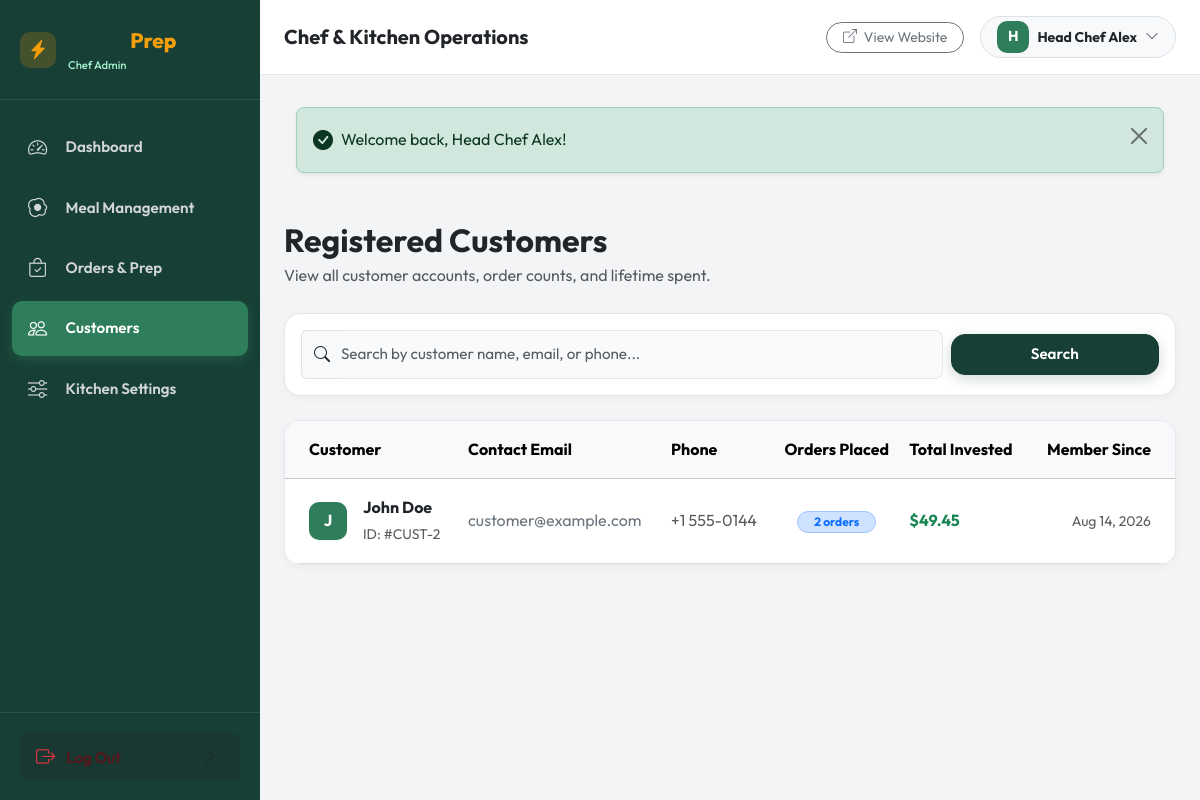
The page /admin/customers.php (signed in) on the database its author committed.
### tables this page shows
CREATE TABLE `users` (
  `id` INT AUTO_INCREMENT PRIMARY KEY,
  `name` VARCHAR(100) NOT NULL,
  `email` VARCHAR(120) NOT NULL UNIQUE,
  `phone` VARCHAR(30) NOT NULL,
  `password` VARCHAR(255) NOT NULL,
  `role` ENUM('customer', 'admin') NOT NULL DEFAULT 'customer',
  `created_at` TIMESTAMP DEFAULT CURRENT_TIMESTAMP
);

### admin/customers.php (the view, shortened to what this page needs)
<?php
require_once __DIR__ . '/../config/database.php';
require_once __DIR__ . '/../includes/functions.php';
$search = isset($_GET['search']) ? sanitize($_GET['search']) : '';
$sql = "
    SELECT u.*,
           COUNT(o.id) as order_count,
           COALESCE(SUM(o.total), 0) as total_spent
    FROM users u
    LEFT JOIN orders o ON (o.user_id = u.id OR o.customer_email = u.email)
    WHERE u.role = 'customer'
";
$params = [];
$sql .= " GROUP BY u.id ORDER BY u.id DESC";
$stmt = $pdo->prepare($sql);
$stmt->execute($params);
$customers = $stmt->fetchAll();
require_once __DIR__ . '/includes/header.php';
?>
<div class="d-flex flex-column flex-md-row justify-content-between align-items-md-center gap-3 mb-4">
  <div>
    <h2 class="fw-bold text-dark mb-1">Registered Customers</h2>
    <p class="text-muted mb-0">View all customer accounts, order counts, and lifetime spent.</p>
  </div>
</div>
<div class="admin-card p-3 mb-4">
  <form method="GET" action="customers.php" class="row g-2 align-items-center">
    <div class="col-md-9">
      <div class="input-group">
        <span class="input-group-text bg-light border-end-0"><i class="bi bi-search"></i></span>
        <input type="text" name="search" class="form-control form-control-custom border-start-0 ps-0" placeholder="Search by customer name, email, or phone..." value="<?= e($search) ?>">
      </div>
    </div>
    <div class="col-md-3 d-flex gap-2">
      <button type="submit" class="btn btn-primary-custom w-100 py-2">Search</button>
    </div>
  </form>
</div>
<div class="admin-card">
  <div class="admin-card-body p-0">
    <div class="table-responsive">
      <table class="table table-hover align-middle mb-0">
        <thead class="table-light">
          <tr>
            <th class="ps-4 py-3">Customer</th>
            <th class="py-3">Contact Email</th>
            <th class="py-3">Phone</th>
            <th class="py-3 text-center">Orders Placed</th>
            <th class="py-3">Total Invested</th>
            <th class="pe-4 py-3 text-end">Member Since</th>
          </tr>
        </thead>
        <tbody>
          <?php if (empty($customers)): ?>
            <tr>
              <td colspan="6" class="text-center py-5 text-muted">No customers found.</td>
            </tr>
          <?php else: ?>
            <?php foreach ($customers as $c): ?>
              <tr>
                <td class="ps-4 py-3">
                  <div class="d-flex align-items-center gap-3">
                    <div class="admin-avatar" style="width: 38px; height: 38px; font-size: 1rem;">
                      <?= strtoupper(substr($c['name'], 0, 1)) ?>
                    </div>
                    <div>
                      <strong class="text-dark d-block"><?= e($c['name']) ?></strong>
                      <small class="text-muted">ID: #CUST-<?= $c['id'] ?></small>
                    </div>
                  </div>
                </td>
                <td class="py-3 text-muted">
                  <a href="mailto:<?= e($c['email']) ?>" class="text-secondary"><?= e($c['email']) ?></a>
                </td>
                <td class="py-3 text-muted">
                  <?= e($c['phone']) ?>
                </td>
                <td class="py-3 text-center">
                  <span class="badge bg-primary-subtle text-primary border border-primary-subtle rounded-pill px-3 py-1">
                    <?= (int)$c['order_count'] ?> orders
                  </span>
                </td>
                <td class="py-3 fw-bold text-success">
                  <?= format_price($c['total_spent']) ?>
                </td>
                <td class="pe-4 py-3 text-end text-muted small">
                  <?= date('M d, Y', strtotime($c['created_at'])) ?>
                </td>
              </tr>
            <?php endforeach; ?>
          <?php endif; ?>
        </tbody>
      </table>
    </div>
  </div>
</div>
<?php require_once __DIR__ . '/includes/footer.php'; ?>

### assets/css/admin.css (style rules this page uses)
:root { --admin-sidebar-bg: #173F35; --admin-sidebar-hover: #1f5245; --admin-sidebar-active: #2E7D5B; --admin-bg: #f3f4f6; --admin-card-bg: #ffffff; --admin-text: #1f2937; --admin-text-muted: #6b7280; --admin-border: #e5e7eb; }
body.admin-body { background-color: var(--admin-bg); font-family: 'Outfit', 'Inter', -apple-system, BlinkMacSystemFont, sans-serif; color: var(--admin-text); overflow-x: hidden; }
.admin-avatar { width: 40px; height: 40px; border-radius: 10px; background: #2E7D5B; display: flex; align-items: center; justify-content: center; font-weight: 700; font-size: 1.1rem; color: #ffffff; }
.admin-card { background: #ffffff; border-radius: 16px; border: 1px solid var(--admin-border); box-shadow: 0 2px 8px rgba(0,0,0,0.04); margin-bottom: 1.5rem; overflow: hidden; }
.admin-card-body { padding: 1.5rem; }

### assets/css/style.css (style rules this page uses)
:root { --primary: #173F35; --primary-hover: #12332a; --primary-light: #e8f3ef; --secondary: #2E7D5B; --secondary-hover: #246448; --accent: #F59E0B; --accent-hover: #d97706; --accent-light: #fef3c7; --bg-main: #F7F8F5; --bg-card: #FFFFFF; --text-main: #1F2937; --text-muted: #6B7280; --border-color: #E5E7EB; --protein-color: #3B82F6; --carbs-color: #F59E0B; --fat-color: #EF4444; --calories-color: #10B981; --radius-sm: 8px; --radius-md: 14px; --radius-lg: 20px; --radius-xl: 28px; --shadow-sm: 0 2px 8px rgba(23, 63, 53, 0.04); --shadow-md: 0 8px 24px rgba(23, 63, 53, 0.08); --shadow-lg: 0 16px 36px rgba(23, 63, 53, 0.12); --shadow-hover: 0 20px 40px rgba(23, 63, 53, 0.16); --transition: all 0.25s cubic-bezier(0.4, 0, 0.2, 1); }
* { box-sizing: border-box; margin: 0; padding: 0; }
body { font-family: 'Outfit', 'Inter', -apple-system, BlinkMacSystemFont, 'Segoe UI', Roboto, sans-serif; background-color: var(--bg-main); color: var(--text-main); line-height: 1.6; min-height: 100vh; display: flex; flex-direction: column; -webkit-font-smoothing: antialiased; }
a { color: var(--secondary); text-decoration: none; transition: var(--transition); }
.btn-primary-custom { background: var(--primary); color: #ffffff; border: 1px solid var(--primary); padding: 0.75rem 1.6rem; border-radius: var(--radius-md); font-weight: 600; font-size: 0.95rem; display: inline-flex; align-items: center; justify-content: center; gap: 0.5rem; transition: var(--transition); box-shadow: 0 4px 14px rgba(23, 63, 53, 0.2); }
.form-control-custom { background: #f9fafb; border: 1.5px solid var(--border-color); border-radius: var(--radius-sm); padding: 0.75rem 1rem; font-size: 0.95rem; color: var(--text-main); transition: var(--transition); }

### rows shown on the page
users: name "J", name "John Doe", id "2", email "customer@example.com", phone "+1 555-0144", order_count "2", total_spent "$49.45", created_at "Aug 14, 2026"

### other values the page prints
substr($current_user['name'], 0, 1) "H"
$current_user['name'] "Head Chef Alex"
$text "Welcome back, Head Chef Alex!"
